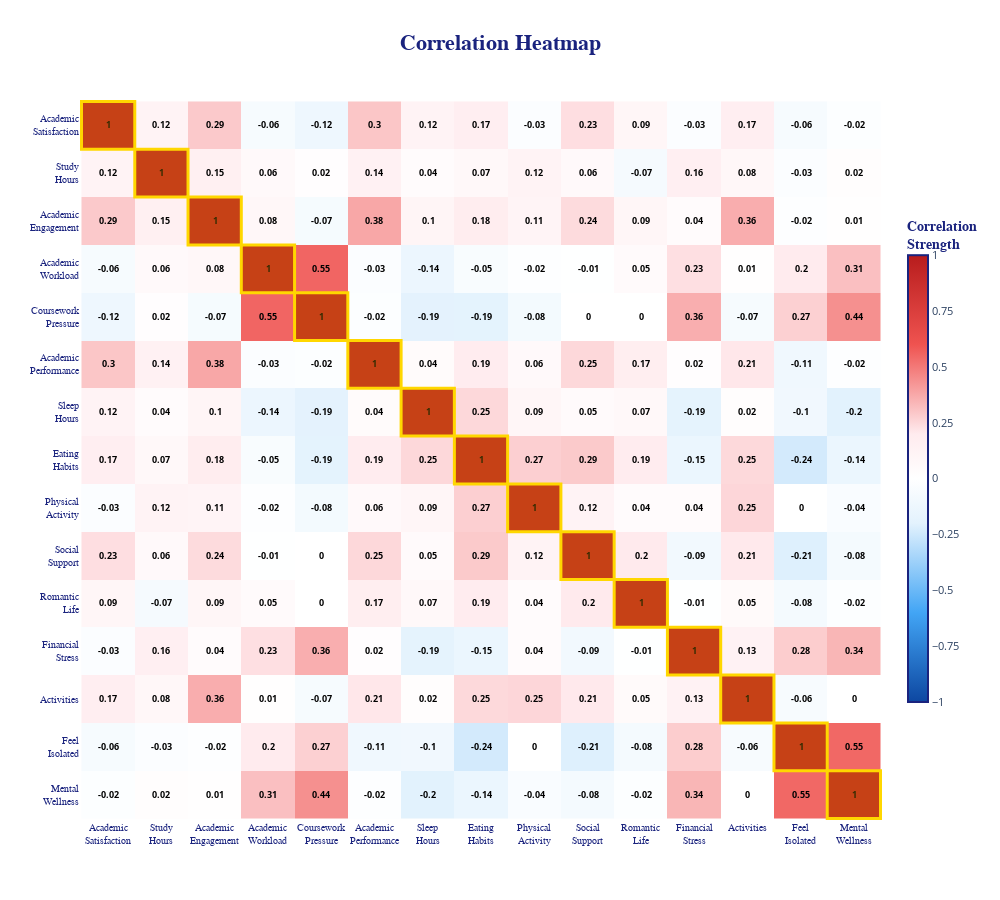

Notebook code for this chart:
### Code cell
# Cell 8: Correlation Heatmap - ULTRA INTERACTIVE
import pandas as pd
import plotly.graph_objects as go
import numpy as np

# Load data
df = pd.read_csv('Cleaned_Form_Responses.csv')

# Select key variables
key_vars = [
    'Academic_Satisfaction', 'Study_Hours_Per_Week', 'Academic_Engagement',
    'Academic_Workload', 'Coursework_Pressure', 'Academic_Performance',
    'Sleep_Hours_Per_Night', 'Eating_Nutrition_Habits', 'Physical_Activity_Freq',
    'Social_Support', 'Romantic_Satisfaction', 'Financial_Stress',
    'CoCurricular_Involvement', 'Isolation_Frequency', 'Depressed_Anxious'
]

# Friendly names
friendly_names = {
    'Academic_Satisfaction': 'Academic<br>Satisfaction',
    'Study_Hours_Per_Week': 'Study<br>Hours',
    'Academic_Engagement': 'Academic<br>Engagement',
    'Academic_Workload': 'Academic<br>Workload',
    'Coursework_Pressure': 'Coursework<br>Pressure',
    'Academic_Performance': 'Academic<br>Performance',
    'Sleep_Hours_Per_Night': 'Sleep<br>Hours',
    'Eating_Nutrition_Habits': 'Eating<br>Habits',
    'Physical_Activity_Freq': 'Physical<br>Activity',
    'Social_Support': 'Social<br>Support',
    'Romantic_Satisfaction': 'Romantic<br>Life',
    'Financial_Stress': 'Financial<br>Stress',
    'CoCurricular_Involvement': 'Activities',
    'Isolation_Frequency': 'Feel<br>Isolated',
    'Depressed_Anxious': 'Mental<br>Wellness'
}

# Calculate correlation
corr_matrix = df[key_vars].corr()

# Rename for display
display_labels = [friendly_names.get(col, col) for col in key_vars]

# Create custom colorscale (blue-white-red)
colorscale = [
    [0.0, '#0D47A1'],    # Dark blue (strong negative)
    [0.2, '#42A5F5'],    # Light blue
    [0.4, '#E3F2FD'],    # Very light blue
    [0.5, '#FFFFFF'],    # White (no correlation)
    [0.6, '#FFEBEE'],    # Very light red
    [0.8, '#EF5350'],    # Light red
    [1.0, '#B71C1C']     # Dark red (strong positive)
]

# Create heatmap
fig = go.Figure(data=go.Heatmap(
    z=corr_matrix.values,
    x=display_labels,
    y=display_labels,
    colorscale=colorscale,
    zmid=0,
    zmin=-1,
    zmax=1,
    text=np.round(corr_matrix.values, 2),
    texttemplate='<b>%{text}</b>',
    textfont={"size": 9, "color": "black"},
    colorbar=dict(
        title=dict(
            text="<b>Correlation<br>Strength</b>",
            font=dict(size=14, color='#1A237E', family='Arial Black')
        ),
        tickmode="linear",
        tick0=-1,
        dtick=0.25,
        tickfont=dict(size=11),
        len=0.7,
        thickness=20,
        outlinewidth=2,
        outlinecolor='#1A237E'
    ),
    hovertemplate='<b>Connection:</b><br>' +
                  '%{y} ↔ %{x}<br>' +
                  '<b>Correlation: %{z:.3f}</b><br>' +
                  '<extra></extra>'
))

# Add diagonal line emphasis
for i in range(len(key_vars)):
    fig.add_shape(
        type="rect",
        x0=i-0.5, y0=i-0.5,
        x1=i+0.5, y1=i+0.5,
        line=dict(color="#FFD700", width=3),
        fillcolor="rgba(255, 215, 0, 0.2)"
    )

# Customize layout
fig.update_layout(
    title={
        'text': '<b>Correlation Heatmap</b>',
        'x': 0.5,
        'xanchor': 'center',
        'font': {'size': 22, 'color': '#1A237E', 'family': 'Arial Black'}
    },
    xaxis=dict(
        side='bottom',
        tickfont=dict(size=10, color='#1A237E', family='Arial'),
        showgrid=False
    ),
    yaxis=dict(
        autorange='reversed',
        tickfont=dict(size=10, color='#1A237E', family='Arial'),
        showgrid=False
    ),
    width=1000,
    height=900,
    paper_bgcolor='white',  # Set the paper background to white
    plot_bgcolor='white',   # Set the plot background to white
    hoverlabel=dict(
        bgcolor="white",
        font_size=13,
        font_family="Arial",
        bordercolor='#1A237E'
    )
)

# Add annotations for strong correlations
strong_threshold = 0.4
strong_corrs = []

for i in range(len(key_vars)):
    for j in range(i+1, len(key_vars)):
        corr_val = corr_matrix.iloc[i, j]
        if abs(corr_val) >= strong_threshold:
            strong_corrs.append({
                'var1': key_vars[i],
                'var2': key_vars[j],
                'corr': corr_val
            })

fig.show()

### Figure 1 — Plotly figure (JSON) as saved in the notebook; plotly's stock layout.template omitted (floating-point values rounded to 4 significant figures; data arrays with more than 128 entries replaced by an {"elided": "..."} marker saying what was removed)
{"data": [{"colorbar": {"dtick": 0.25, "len": 0.7, "outlinecolor": "#1A237E", "outlinewidth": 2, "thickness": 20, "tick0": -1, "tickfont": {"size": 11}, "tickmode": "linear", "title": {"font": {"color": "#1A237E", "family": "Arial Black", "size": 14}, "text": "<b>Correlation<br>Strength</b>"}}, "colorscale": [[0, "#0D47A1"], [0.2, "#42A5F5"], [0.4, "#E3F2FD"], [0.5, "#FFFFFF"], [0.6, "#FFEBEE"], [0.8, "#EF5350"], [1, "#B71C1C"]], "hovertemplate": "<b>Connection:</b><br>%{y} ↔ %{x}<br><b>Correlation: %{z:.3f}</b><br><extra></extra>", "text": {"elided": "15x15 float values"}, "textfont": {"color": "black", "size": 9}, "texttemplate": "<b>%{text}</b>", "type": "heatmap", "x": ["Academic<br>Satisfaction", "Study<br>Hours", "Academic<br>Engagement", "Academic<br>Workload", "Coursework<br>Pressure", "Academic<br>Performance", "Sleep<br>Hours", "Eating<br>Habits", "Physical<br>Activity", "Social<br>Support", "Romantic<br>Life", "Financial<br>Stress", "Activities", "Feel<br>Isolated", "Mental<br>Wellness"], "y": ["Academic<br>Satisfaction", "Study<br>Hours", "Academic<br>Engagement", "Academic<br>Workload", "Coursework<br>Pressure", "Academic<br>Performance", "Sleep<br>Hours", "Eating<br>Habits", "Physical<br>Activity", "Social<br>Support", "Romantic<br>Life", "Financial<br>Stress", "Activities", "Feel<br>Isolated", "Mental<br>Wellness"], "z": {"elided": "15x15 float values"}, "zmax": 1, "zmid": 0, "zmin": -1}], "layout": {"height": 900, "hoverlabel": {"bgcolor": "white", "bordercolor": "#1A237E", "font": {"family": "Arial", "size": 13}}, "paper_bgcolor": "white", "plot_bgcolor": "white", "shapes": [{"fillcolor": "rgba(255, 215, 0, 0.2)", "line": {"color": "#FFD700", "width": 3}, "type": "rect", "x0": -0.5, "x1": 0.5, "y0": -0.5, "y1": 0.5}, {"fillcolor": "rgba(255, 215, 0, 0.2)", "line": {"color": "#FFD700", "width": 3}, "type": "rect", "x0": 0.5, "x1": 1.5, "y0": 0.5, "y1": 1.5}, {"fillcolor": "rgba(255, 215, 0, 0.2)", "line": {"color": "#FFD700", "width": 3}, "type": "rect", "x0": 1.5, "x1": 2.5, "y0": 1.5, "y1": 2.5}, {"fillcolor": "rgba(255, 215, 0, 0.2)", "line": {"color": "#FFD700", "width": 3}, "type": "rect", "x0": 2.5, "x1": 3.5, "y0": 2.5, "y1": 3.5}, {"fillcolor": "rgba(255, 215, 0, 0.2)", "line": {"color": "#FFD700", "width": 3}, "type": "rect", "x0": 3.5, "x1": 4.5, "y0": 3.5, "y1": 4.5}, {"fillcolor": "rgba(255, 215, 0, 0.2)", "line": {"color": "#FFD700", "width": 3}, "type": "rect", "x0": 4.5, "x1": 5.5, "y0": 4.5, "y1": 5.5}, {"fillcolor": "rgba(255, 215, 0, 0.2)", "line": {"color": "#FFD700", "width": 3}, "type": "rect", "x0": 5.5, "x1": 6.5, "y0": 5.5, "y1": 6.5}, {"fillcolor": "rgba(255, 215, 0, 0.2)", "line": {"color": "#FFD700", "width": 3}, "type": "rect", "x0": 6.5, "x1": 7.5, "y0": 6.5, "y1": 7.5}, {"fillcolor": "rgba(255, 215, 0, 0.2)", "line": {"color": "#FFD700", "width": 3}, "type": "rect", "x0": 7.5, "x1": 8.5, "y0": 7.5, "y1": 8.5}, {"fillcolor": "rgba(255, 215, 0, 0.2)", "line": {"color": "#FFD700", "width": 3}, "type": "rect", "x0": 8.5, "x1": 9.5, "y0": 8.5, "y1": 9.5}, {"fillcolor": "rgba(255, 215, 0, 0.2)", "line": {"color": "#FFD700", "width": 3}, "type": "rect", "x0": 9.5, "x1": 10.5, "y0": 9.5, "y1": 10.5}, {"fillcolor": "rgba(255, 215, 0, 0.2)", "line": {"color": "#FFD700", "width": 3}, "type": "rect", "x0": 10.5, "x1": 11.5, "y0": 10.5, "y1": 11.5}, {"fillcolor": "rgba(255, 215, 0, 0.2)", "line": {"color": "#FFD700", "width": 3}, "type": "rect", "x0": 11.5, "x1": 12.5, "y0": 11.5, "y1": 12.5}, {"fillcolor": "rgba(255, 215, 0, 0.2)", "line": {"color": "#FFD700", "width": 3}, "type": "rect", "x0": 12.5, "x1": 13.5, "y0": 12.5, "y1": 13.5}, {"fillcolor": "rgba(255, 215, 0, 0.2)", "line": {"color": "#FFD700", "width": 3}, "type": "rect", "x0": 13.5, "x1": 14.5, "y0": 13.5, "y1": 14.5}], "title": {"font": {"color": "#1A237E", "family": "Arial Black", "size": 22}, "text": "<b>Correlation Heatmap</b>", "x": 0.5, "xanchor": "center"}, "width": 1000, "xaxis": {"showgrid": false, "side": "bottom", "tickfont": {"color": "#1A237E", "family": "Arial", "size": 10}}, "yaxis": {"autorange": "reversed", "showgrid": false, "tickfont": {"color": "#1A237E", "family": "Arial", "size": 10}}}}
